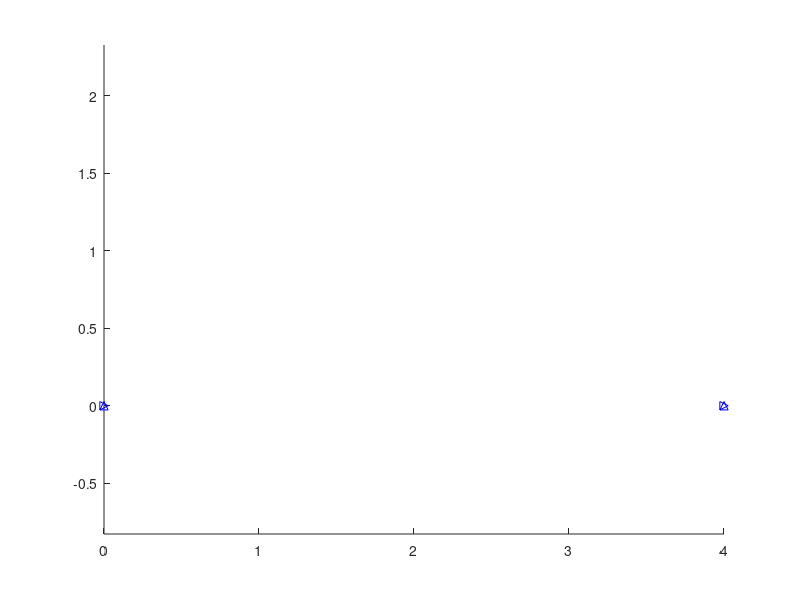

Write the MATLAB code that produced this figure.
%  Helper function to plot triangular mesh
%

%  Load node coordinates and element connectivity
nodes = load('node.txt');
elems = load('element.txt');

size_e = size(elems);
elems = elems(1:size_e(1), 1:2);


clf;

patch('Faces',elems,'Vertices',nodes,'FaceColor','g','FaceAlpha', 0.1)
hold on;


disp_data = load('boundary condition.txt');
disp_data_size = size(disp_data);
for j=1:disp_data_size(1);
    
    node = disp_data(j,1);
    dirn = disp_data(j,2);
    x = [nodes(node,1)];
    y = [nodes(node,2)];
    if (dirn == 1 )
        plot(x,y,'b>');
    elseif (dirn == 2)
        plot(x,y,'b^');
    end
end

axis equal

hold off